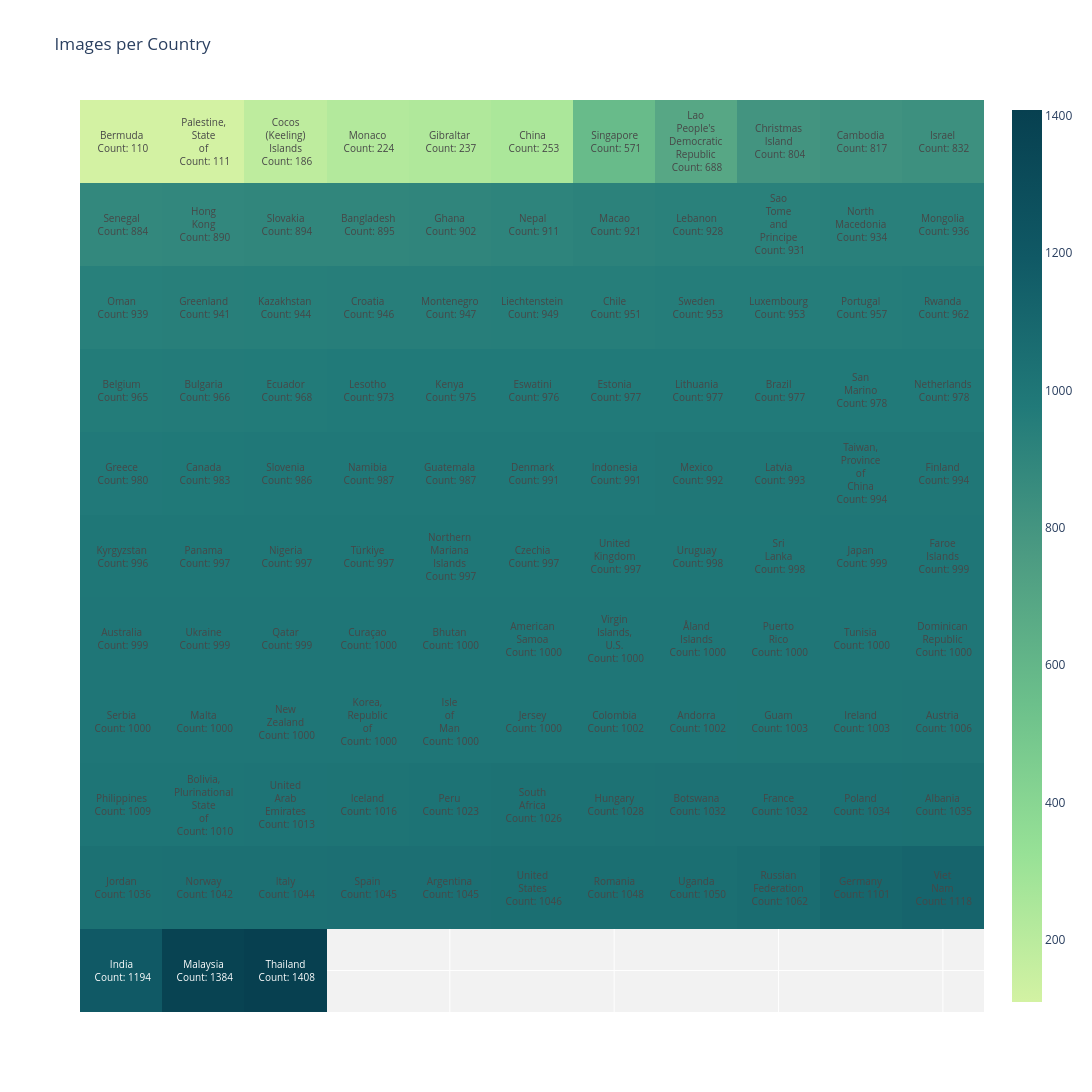

The notebook cell this image was saved under:
### Code cell
plot_heatmap(df_filtered_geo_data.groupby('country')['image_name'].count().reset_index().rename(columns={'image_name': 'frequency'}).sort_values(by='frequency', ascending=True), "Images per Country", color_threshold=0.98)

### Figure 1 — Plotly figure (JSON) as saved in the notebook; plotly's stock layout.template omitted (floating-point values rounded to 4 significant figures)
{"data": [{"colorscale": [[0, "rgb(211, 242, 163)"], [0.1667, "rgb(151, 225, 150)"], [0.3333, "rgb(108, 192, 139)"], [0.5, "rgb(76, 155, 130)"], [0.6667, "rgb(33, 122, 121)"], [0.8333, "rgb(16, 89, 101)"], [1, "rgb(7, 64, 80)"]], "dx": 1, "dy": 1, "hoverinfo": "text", "text": ["Bermuda", "Palestine, State of", "Cocos (Keeling) Islands", "Monaco", "Gibraltar", "China", "Singapore", "Lao People's Democratic Republic", "Christmas Island", "Cambodia", "Israel", "Senegal", "Hong Kong", "Slovakia", "Bangladesh", "Ghana", "Nepal", "Macao", "Lebanon", "Sao Tome and Principe", "North Macedonia", "Mongolia", "Oman", "Greenland", "Kazakhstan", "Croatia", "Montenegro", "Liechtenstein", "Chile", "Sweden", "Luxembourg", "Portugal", "Rwanda", "Belgium", "Bulgaria", "Ecuador", "Lesotho", "Kenya", "Eswatini", "Estonia", "Lithuania", "Brazil", "San Marino", "Netherlands", "Greece", "Canada", "Slovenia", "Namibia", "Guatemala", "Denmark", "Indonesia", "Mexico", "Latvia", "Taiwan, Province of China", "Finland", "Kyrgyzstan", "Panama", "Nigeria", "Türkiye", "Northern Mariana Islands", "Czechia", "United Kingdom", "Uruguay", "Sri Lanka", "Japan", "Faroe Islands", "Australia", "Ukraine", "Qatar", "Curaçao", "Bhutan", "American Samoa", "Virgin Islands, U.S.", "Åland Islands", "Puerto Rico", "Tunisia", "Dominican Republic", "Serbia", "Malta", "New Zealand", "Korea, Republic of", "Isle of Man", "Jersey", "Colombia", "Andorra", "Guam", "Ireland", "Austria", "Philippines", "Bolivia, Plurinational State of", "United Arab Emirates", "Iceland", "Peru", "South Africa", "Hungary", "Botswana", "France", "Poland", "Albania", "Jordan", "Norway", "Italy", "Spain", "Argentina", "United States", "Romania", "Uganda", "Russian Federation", "Germany", "Viet Nam", "India", "Malaysia", "Thailand", "-", "-", "-", "-", "-", "-", "-", "-"], "type": "heatmap", "x0": 0, "y0": 0, "z": [[110, 111, 186, 224, 237, 253, 571, 688, 804, 817, 832], [884, 890, 894, 895, 902, 911, 921, 928, 931, 934, 936], [939, 941, 944, 946, 947, 949, 951, 953, 953, 957, 962], [965, 966, 968, 973, 975, 976, 977, 977, 977, 978, 978], [980, 983, 986, 987, 987, 991, 991, 992, 993, 994, 994], [996, 997, 997, 997, 997, 997, 997, 998, 998, 999, 999], [999, 999, 999, 1000, 1000, 1000, 1000, 1000, 1000, 1000, 1000], [1000, 1000, 1000, 1000, 1000, 1000, 1002, 1002, 1003, 1003, 1006], [1009, 1010, 1013, 1016, 1023, 1026, 1028, 1032, 1032, 1034, 1035], [1036, 1042, 1044, 1045, 1045, 1046, 1048, 1050, 1062, 1101, 1118], [1194, 1384, 1408, null, null, null, null, null, null, null, null]]}], "layout": {"annotations": [{"font": {"color": "#474747", "size": 10}, "showarrow": false, "text": "Bermuda<br> Count: 110", "x": 0, "y": 0}, {"font": {"color": "#474747", "size": 10}, "showarrow": false, "text": "Palestine,<br>State<br>of<br> Count: 111", "x": 1, "y": 0}, {"font": {"color": "#474747", "size": 10}, "showarrow": false, "text": "Cocos<br>(Keeling)<br>Islands<br> Count: 186", "x": 2, "y": 0}, {"font": {"color": "#474747", "size": 10}, "showarrow": false, "text": "Monaco<br> Count: 224", "x": 3, "y": 0}, {"font": {"color": "#474747", "size": 10}, "showarrow": false, "text": "Gibraltar<br> Count: 237", "x": 4, "y": 0}, {"font": {"color": "#474747", "size": 10}, "showarrow": false, "text": "China<br> Count: 253", "x": 5, "y": 0}, {"font": {"color": "#474747", "size": 10}, "showarrow": false, "text": "Singapore<br> Count: 571", "x": 6, "y": 0}, {"font": {"color": "#474747", "size": 10}, "showarrow": false, "text": "Lao<br>People's<br>Democratic<br>Republic<br> Count: 688", "x": 7, "y": 0}, {"font": {"color": "#474747", "size": 10}, "showarrow": false, "text": "Christmas<br>Island<br> Count: 804", "x": 8, "y": 0}, {"font": {"color": "#474747", "size": 10}, "showarrow": false, "text": "Cambodia<br> Count: 817", "x": 9, "y": 0}, {"font": {"color": "#474747", "size": 10}, "showarrow": false, "text": "Israel<br> Count: 832", "x": 10, "y": 0}, {"font": {"color": "#474747", "size": 10}, "showarrow": false, "text": "Senegal<br> Count: 884", "x": 0, "y": 1}, {"font": {"color": "#474747", "size": 10}, "showarrow": false, "text": "Hong<br>Kong<br> Count: 890", "x": 1, "y": 1}, {"font": {"color": "#474747", "size": 10}, "showarrow": false, "text": "Slovakia<br> Count: 894", "x": 2, "y": 1}, {"font": {"color": "#474747", "size": 10}, "showarrow": false, "text": "Bangladesh<br> Count: 895", "x": 3, "y": 1}, {"font": {"color": "#474747", "size": 10}, "showarrow": false, "text": "Ghana<br> Count: 902", "x": 4, "y": 1}, {"font": {"color": "#474747", "size": 10}, "showarrow": false, "text": "Nepal<br> Count: 911", "x": 5, "y": 1}, {"font": {"color": "#474747", "size": 10}, "showarrow": false, "text": "Macao<br> Count: 921", "x": 6, "y": 1}, {"font": {"color": "#474747", "size": 10}, "showarrow": false, "text": "Lebanon<br> Count: 928", "x": 7, "y": 1}, {"font": {"color": "#474747", "size": 10}, "showarrow": false, "text": "Sao<br>Tome<br>and<br>Principe<br> Count: 931", "x": 8, "y": 1}, {"font": {"color": "#474747", "size": 10}, "showarrow": false, "text": "North<br>Macedonia<br> Count: 934", "x": 9, "y": 1}, {"font": {"color": "#474747", "size": 10}, "showarrow": false, "text": "Mongolia<br> Count: 936", "x": 10, "y": 1}, {"font": {"color": "#474747", "size": 10}, "showarrow": false, "text": "Oman<br> Count: 939", "x": 0, "y": 2}, {"font": {"color": "#474747", "size": 10}, "showarrow": false, "text": "Greenland<br> Count: 941", "x": 1, "y": 2}, {"font": {"color": "#474747", "size": 10}, "showarrow": false, "text": "Kazakhstan<br> Count: 944", "x": 2, "y": 2}, {"font": {"color": "#474747", "size": 10}, "showarrow": false, "text": "Croatia<br> Count: 946", "x": 3, "y": 2}, {"font": {"color": "#474747", "size": 10}, "showarrow": false, "text": "Montenegro<br> Count: 947", "x": 4, "y": 2}, {"font": {"color": "#474747", "size": 10}, "showarrow": false, "text": "Liechtenstein<br> Count: 949", "x": 5, "y": 2}, {"font": {"color": "#474747", "size": 10}, "showarrow": false, "text": "Chile<br> Count: 951", "x": 6, "y": 2}, {"font": {"color": "#474747", "size": 10}, "showarrow": false, "text": "Sweden<br> Count: 953", "x": 7, "y": 2}, {"font": {"color": "#474747", "size": 10}, "showarrow": false, "text": "Luxembourg<br> Count: 953", "x": 8, "y": 2}, {"font": {"color": "#474747", "size": 10}, "showarrow": false, "text": "Portugal<br> Count: 957", "x": 9, "y": 2}, {"font": {"color": "#474747", "size": 10}, "showarrow": false, "text": "Rwanda<br> Count: 962", "x": 10, "y": 2}, {"font": {"color": "#474747", "size": 10}, "showarrow": false, "text": "Belgium<br> Count: 965", "x": 0, "y": 3}, {"font": {"color": "#474747", "size": 10}, "showarrow": false, "text": "Bulgaria<br> Count: 966", "x": 1, "y": 3}, {"font": {"color": "#474747", "size": 10}, "showarrow": false, "text": "Ecuador<br> Count: 968", "x": 2, "y": 3}, {"font": {"color": "#474747", "size": 10}, "showarrow": false, "text": "Lesotho<br> Count: 973", "x": 3, "y": 3}, {"font": {"color": "#474747", "size": 10}, "showarrow": false, "text": "Kenya<br> Count: 975", "x": 4, "y": 3}, {"font": {"color": "#474747", "size": 10}, "showarrow": false, "text": "Eswatini<br> Count: 976", "x": 5, "y": 3}, {"font": {"color": "#474747", "size": 10}, "showarrow": false, "text": "Estonia<br> Count: 977", "x": 6, "y": 3}, {"font": {"color": "#474747", "size": 10}, "showarrow": false, "text": "Lithuania<br> Count: 977", "x": 7, "y": 3}, {"font": {"color": "#474747", "size": 10}, "showarrow": false, "text": "Brazil<br> Count: 977", "x": 8, "y": 3}, {"font": {"color": "#474747", "size": 10}, "showarrow": false, "text": "San<br>Marino<br> Count: 978", "x": 9, "y": 3}, {"font": {"color": "#474747", "size": 10}, "showarrow": false, "text": "Netherlands<br> Count: 978", "x": 10, "y": 3}, {"font": {"color": "#474747", "size": 10}, "showarrow": false, "text": "Greece<br> Count: 980", "x": 0, "y": 4}, {"font": {"color": "#474747", "size": 10}, "showarrow": false, "text": "Canada<br> Count: 983", "x": 1, "y": 4}, {"font": {"color": "#474747", "size": 10}, "showarrow": false, "text": "Slovenia<br> Count: 986", "x": 2, "y": 4}, {"font": {"color": "#474747", "size": 10}, "showarrow": false, "text": "Namibia<br> Count: 987", "x": 3, "y": 4}, {"font": {"color": "#474747", "size": 10}, "showarrow": false, "text": "Guatemala<br> Count: 987", "x": 4, "y": 4}, {"font": {"color": "#474747", "size": 10}, "showarrow": false, "text": "Denmark<br> Count: 991", "x": 5, "y": 4}, {"font": {"color": "#474747", "size": 10}, "showarrow": false, "text": "Indonesia<br> Count: 991", "x": 6, "y": 4}, {"font": {"color": "#474747", "size": 10}, "showarrow": false, "text": "Mexico<br> Count: 992", "x": 7, "y": 4}, {"font": {"color": "#474747", "size": 10}, "showarrow": false, "text": "Latvia<br> Count: 993", "x": 8, "y": 4}, {"font": {"color": "#474747", "size": 10}, "showarrow": false, "text": "Taiwan,<br>Province<br>of<br>China<br> Count: 994", "x": 9, "y": 4}, {"font": {"color": "#474747", "size": 10}, "showarrow": false, "text": "Finland<br> Count: 994", "x": 10, "y": 4}, {"font": {"color": "#474747", "size": 10}, "showarrow": false, "text": "Kyrgyzstan<br> Count: 996", "x": 0, "y": 5}, {"font": {"color": "#474747", "size": 10}, "showarrow": false, "text": "Panama<br> Count: 997", "x": 1, "y": 5}, {"font": {"color": "#474747", "size": 10}, "showarrow": false, "text": "Nigeria<br> Count: 997", "x": 2, "y": 5}, {"font": {"color": "#474747", "size": 10}, "showarrow": false, "text": "Türkiye<br> Count: 997", "x": 3, "y": 5}, {"font": {"color": "#474747", "size": 10}, "showarrow": false, "text": "Northern<br>Mariana<br>Islands<br> Count: 997", "x": 4, "y": 5}, {"font": {"color": "#474747", "size": 10}, "showarrow": false, "text": "Czechia<br> Count: 997", "x": 5, "y": 5}, {"font": {"color": "#474747", "size": 10}, "showarrow": false, "text": "United<br>Kingdom<br> Count: 997", "x": 6, "y": 5}, {"font": {"color": "#474747", "size": 10}, "showarrow": false, "text": "Uruguay<br> Count: 998", "x": 7, "y": 5}, {"font": {"color": "#474747", "size": 10}, "showarrow": false, "text": "Sri<br>Lanka<br> Count: 998", "x": 8, "y": 5}, {"font": {"color": "#474747", "size": 10}, "showarrow": false, "text": "Japan<br> Count: 999", "x": 9, "y": 5}, {"font": {"color": "#474747", "size": 10}, "showarrow": false, "text": "Faroe<br>Islands<br> Count: 999", "x": 10, "y": 5}, {"font": {"color": "#474747", "size": 10}, "showarrow": false, "text": "Australia<br> Count: 999", "x": 0, "y": 6}, {"font": {"color": "#474747", "size": 10}, "showarrow": false, "text": "Ukraine<br> Count: 999", "x": 1, "y": 6}, {"font": {"color": "#474747", "size": 10}, "showarrow": false, "text": "Qatar<br> Count: 999", "x": 2, "y": 6}, {"font": {"color": "#474747", "size": 10}, "showarrow": false, "text": "Curaçao<br> Count: 1000", "x": 3, "y": 6}, {"font": {"color": "#474747", "size": 10}, "showarrow": false, "text": "Bhutan<br> Count: 1000", "x": 4, "y": 6}, {"font": {"color": "#474747", "size": 10}, "showarrow": false, "text": "American<br>Samoa<br> Count: 1000", "x": 5, "y": 6}, {"font": {"color": "#474747", "size": 10}, "showarrow": false, "text": "Virgin<br>Islands,<br>U.S.<br> Count: 1000", "x": 6, "y": 6}, {"font": {"color": "#474747", "size": 10}, "showarrow": false, "text": "Åland<br>Islands<br> Count: 1000", "x": 7, "y": 6}, {"font": {"color": "#474747", "size": 10}, "showarrow": false, "text": "Puerto<br>Rico<br> Count: 1000", "x": 8, "y": 6}, {"font": {"color": "#474747", "size": 10}, "showarrow": false, "text": "Tunisia<br> Count: 1000", "x": 9, "y": 6}, {"font": {"color": "#474747", "size": 10}, "showarrow": false, "text": "Dominican<br>Republic<br> Count: 1000", "x": 10, "y": 6}, {"font": {"color": "#474747", "size": 10}, "showarrow": false, "text": "Serbia<br> Count: 1000", "x": 0, "y": 7}, {"font": {"color": "#474747", "size": 10}, "showarrow": false, "text": "Malta<br> Count: 1000", "x": 1, "y": 7}, {"font": {"color": "#474747", "size": 10}, "showarrow": false, "text": "New<br>Zealand<br> Count: 1000", "x": 2, "y": 7}, {"font": {"color": "#474747", "size": 10}, "showarrow": false, "text": "Korea,<br>Republic<br>of<br> Count: 1000", "x": 3, "y": 7}, {"font": {"color": "#474747", "size": 10}, "showarrow": false, "text": "Isle<br>of<br>Man<br> Count: 1000", "x": 4, "y": 7}, {"font": {"color": "#474747", "size": 10}, "showarrow": false, "text": "Jersey<br> Count: 1000", "x": 5, "y": 7}, {"font": {"color": "#474747", "size": 10}, "showarrow": false, "text": "Colombia<br> Count: 1002", "x": 6, "y": 7}, {"font": {"color": "#474747", "size": 10}, "showarrow": false, "text": "Andorra<br> Count: 1002", "x": 7, "y": 7}, {"font": {"color": "#474747", "size": 10}, "showarrow": false, "text": "Guam<br> Count: 1003", "x": 8, "y": 7}, {"font": {"color": "#474747", "size": 10}, "showarrow": false, "text": "Ireland<br> Count: 1003", "x": 9, "y": 7}, {"font": {"color": "#474747", "size": 10}, "showarrow": false, "text": "Austria<br> Count: 1006", "x": 10, "y": 7}, {"font": {"color": "#474747", "size": 10}, "showarrow": false, "text": "Philippines<br> Count: 1009", "x": 0, "y": 8}, {"font": {"color": "#474747", "size": 10}, "showarrow": false, "text": "Bolivia,<br>Plurinational<br>State<br>of<br> Count: 1010", "x": 1, "y": 8}, {"font": {"color": "#474747", "size": 10}, "showarrow": false, "text": "United<br>Arab<br>Emirates<br> Count: 1013", "x": 2, "y": 8}, {"font": {"color": "#474747", "size": 10}, "showarrow": false, "text": "Iceland<br> Count: 1016", "x": 3, "y": 8}, {"font": {"color": "#474747", "size": 10}, "showarrow": false, "text": "Peru<br> Count: 1023", "x": 4, "y": 8}, {"font": {"color": "#474747", "size": 10}, "showarrow": false, "text": "South<br>Africa<br> Count: 1026", "x": 5, "y": 8}, {"font": {"color": "#474747", "size": 10}, "showarrow": false, "text": "Hungary<br> Count: 1028", "x": 6, "y": 8}, {"font": {"color": "#474747", "size": 10}, "showarrow": false, "text": "Botswana<br> Count: 1032", "x": 7, "y": 8}, {"font": {"color": "#474747", "size": 10}, "showarrow": false, "text": "France<br> Count: 1032", "x": 8, "y": 8}, {"font": {"color": "#474747", "size": 10}, "showarrow": false, "text": "Poland<br> Count: 1034", "x": 9, "y": 8}, {"font": {"color": "#474747", "size": 10}, "showarrow": false, "text": "Albania<br> Count: 1035", "x": 10, "y": 8}, {"font": {"color": "#474747", "size": 10}, "showarrow": false, "text": "Jordan<br> Count: 1036", "x": 0, "y": 9}, {"font": {"color": "#474747", "size": 10}, "showarrow": false, "text": "Norway<br> Count: 1042", "x": 1, "y": 9}, {"font": {"color": "#474747", "size": 10}, "showarrow": false, "text": "Italy<br> Count: 1044", "x": 2, "y": 9}, {"font": {"color": "#474747", "size": 10}, "showarrow": false, "text": "Spain<br> Count: 1045", "x": 3, "y": 9}, {"font": {"color": "#474747", "size": 10}, "showarrow": false, "text": "Argentina<br> Count: 1045", "x": 4, "y": 9}, {"font": {"color": "#474747", "size": 10}, "showarrow": false, "text": "United<br>States<br> Count: 1046", "x": 5, "y": 9}, {"font": {"color": "#474747", "size": 10}, "showarrow": false, "text": "Romania<br> Count: 1048", "x": 6, "y": 9}, {"font": {"color": "#474747", "size": 10}, "showarrow": false, "text": "Uganda<br> Count: 1050", "x": 7, "y": 9}, {"font": {"color": "#474747", "size": 10}, "showarrow": false, "text": "Russian<br>Federation<br> Count: 1062", "x": 8, "y": 9}, {"font": {"color": "#474747", "size": 10}, "showarrow": false, "text": "Germany<br> Count: 1101", "x": 9, "y": 9}, {"font": {"color": "#474747", "size": 10}, "showarrow": false, "text": "Viet<br>Nam<br> Count: 1118", "x": 10, "y": 9}, {"font": {"color": "white", "size": 10}, "showarrow": false, "text": "India<br> Count: 1194", "x": 0, "y": 10}, {"font": {"color": "white", "size": 10}, "showarrow": false, "text": "Malaysia<br> Count: 1384", "x": 1, "y": 10}, {"font": {"color": "white", "size": 10}, "showarrow": false, "text": "Thailand<br> Count: 1408", "x": 2, "y": 10}], "height": 1200, "plot_bgcolor": "rgba(0,0,0,0.05)", "title": {"text": "Images per Country"}, "width": 1200, "xaxis": {"showticklabels": false}, "yaxis": {"autorange": "reversed", "showticklabels": false}}}
